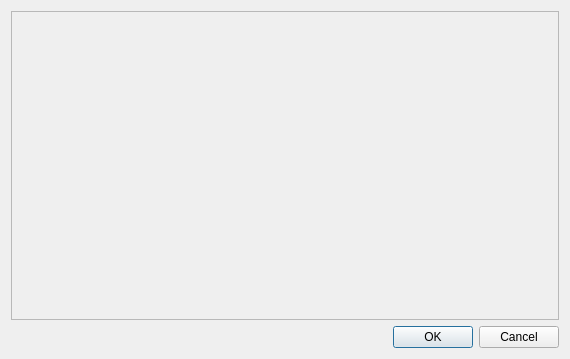
<?xml version="1.0" encoding="UTF-8"?>
<ui version="4.0">
 <class>ColorDialog</class>
 <widget class="QDialog" name="ColorDialog">
  <property name="geometry">
   <rect>
    <x>0</x>
    <y>0</y>
    <width>570</width>
    <height>359</height>
   </rect>
  </property>
  <property name="windowTitle">
   <string>Highlighting Colors</string>
  </property>
  <layout class="QGridLayout" name="gridLayout">
   <item row="0" column="0">
    <widget class="QScrollArea" name="scrollArea">
     <property name="widgetResizable">
      <bool>true</bool>
     </property>
     <widget class="QWidget" name="scrollAreaWidgetContents">
      <property name="geometry">
       <rect>
        <x>0</x>
        <y>0</y>
        <width>548</width>
        <height>297</height>
       </rect>
      </property>
      <layout class="QGridLayout" name="gridLayout_2">
       <item row="0" column="0">
        <widget class="QWidget" name="area" native="true">
         <layout class="QVBoxLayout" name="verticalLayout"/>
        </widget>
       </item>
      </layout>
     </widget>
    </widget>
   </item>
   <item row="1" column="0">
    <widget class="QDialogButtonBox" name="buttonBox">
     <property name="orientation">
      <enum>Qt::Horizontal</enum>
     </property>
     <property name="standardButtons">
      <set>QDialogButtonBox::Cancel|QDialogButtonBox::Ok</set>
     </property>
    </widget>
   </item>
  </layout>
 </widget>
 <resources/>
 <connections>
  <connection>
   <sender>buttonBox</sender>
   <signal>accepted()</signal>
   <receiver>ColorDialog</receiver>
   <slot>accept()</slot>
   <hints>
    <hint type="sourcelabel">
     <x>248</x>
     <y>254</y>
    </hint>
    <hint type="destinationlabel">
     <x>157</x>
     <y>274</y>
    </hint>
   </hints>
  </connection>
  <connection>
   <sender>buttonBox</sender>
   <signal>rejected()</signal>
   <receiver>ColorDialog</receiver>
   <slot>reject()</slot>
   <hints>
    <hint type="sourcelabel">
     <x>316</x>
     <y>260</y>
    </hint>
    <hint type="destinationlabel">
     <x>286</x>
     <y>274</y>
    </hint>
   </hints>
  </connection>
 </connections>
</ui>
